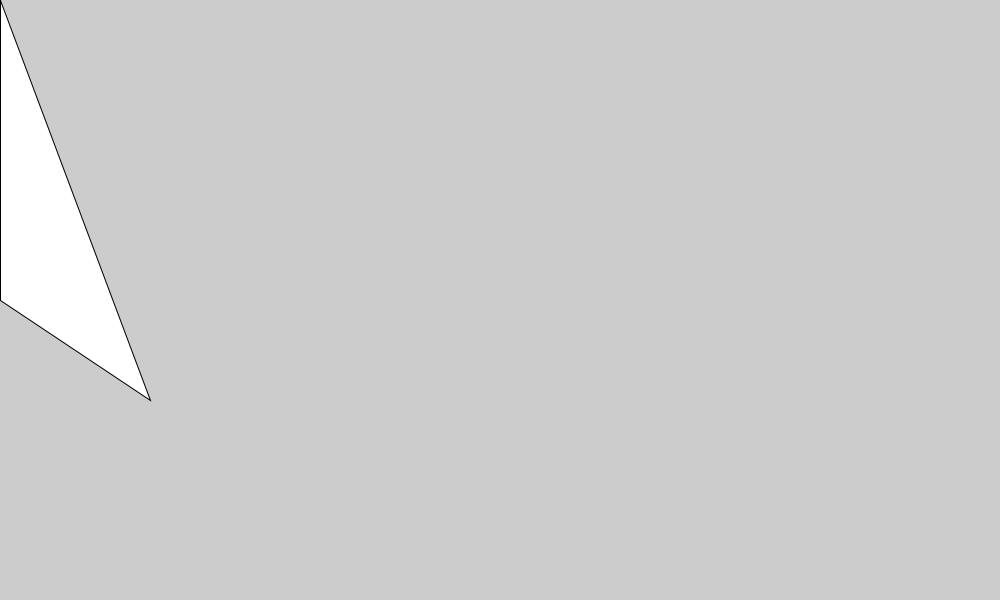
Frame 1 (no input)
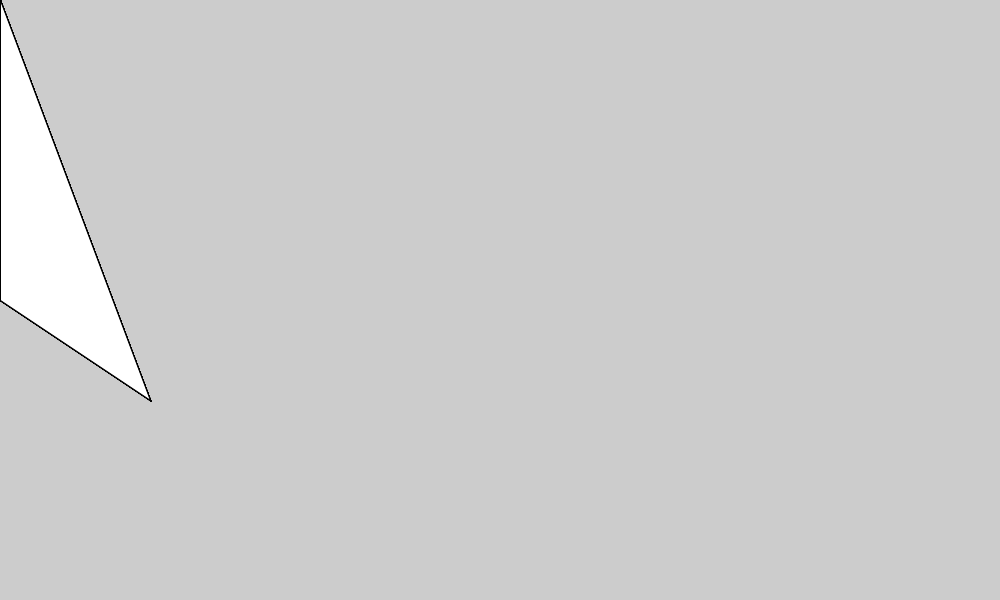
Frame 60 (the mouse pressed at the canvas centre just before this capture)
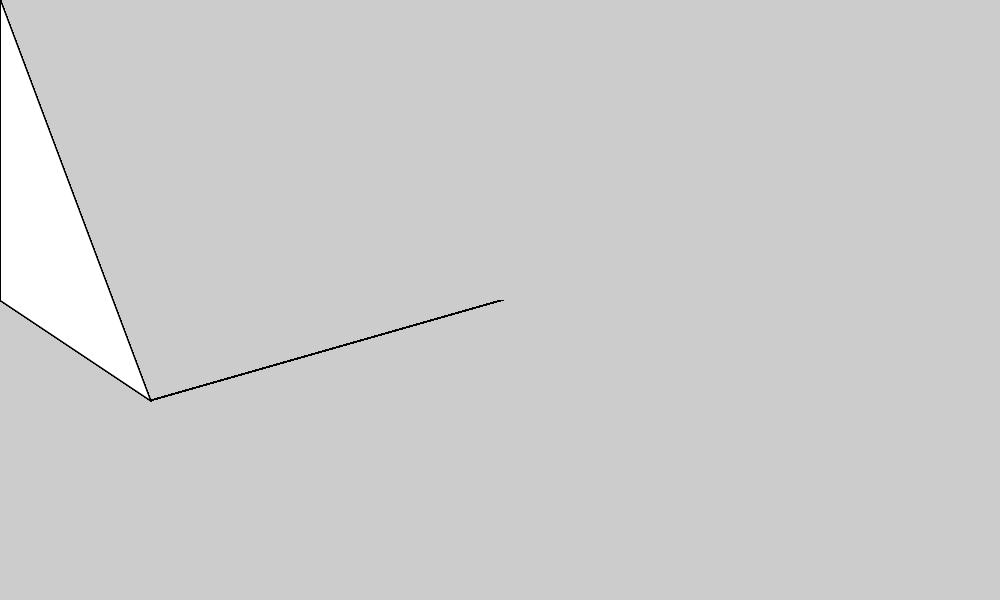
Frame 120 (the mouse held since frame 60 and released just before this capture)

The Processing sketch that drew these frames (run headless with seeded random() and noise(); from frame 60 on, the mouse is pressed at the canvas centre):

// Processing sketch: draw_2d_experimentation
// ── draw_2d_experimentation.pde
//setup function tells processing what to do before we start running 

  int x;
  int y;
  
void setup() {
  size(1000, 600);
  y = 1;
  x = 1;
  int area = width * height;

}

//draw runs every frame 

  
void draw () {  
  //arc(mouseX*2, mouseY*2, 1+mouseX, 2+mouseY, 100, 200);
  //^error code for mixing 'active' and 'static' modes 
  //i didn't have the void draw() function in there
  //fill(200, 0, 100);
  
  
  //point(300, 400);
  //point(500, 400);
  //point(700, 400);
  //^did not work at first, point was too small so adjusted stroke to make it work. Stroke didn't really help either so i made the storke weight extra thick. 
  //stroke(204, 102, 0);
  //strokeWeight(10);
  
//line(mouseX*2, mouseY*3, mouseX, mouseY);
  
  quad(mouseX,mouseY, mouseX, mouseY, mouseX, 300, 150, 400);
  
}
